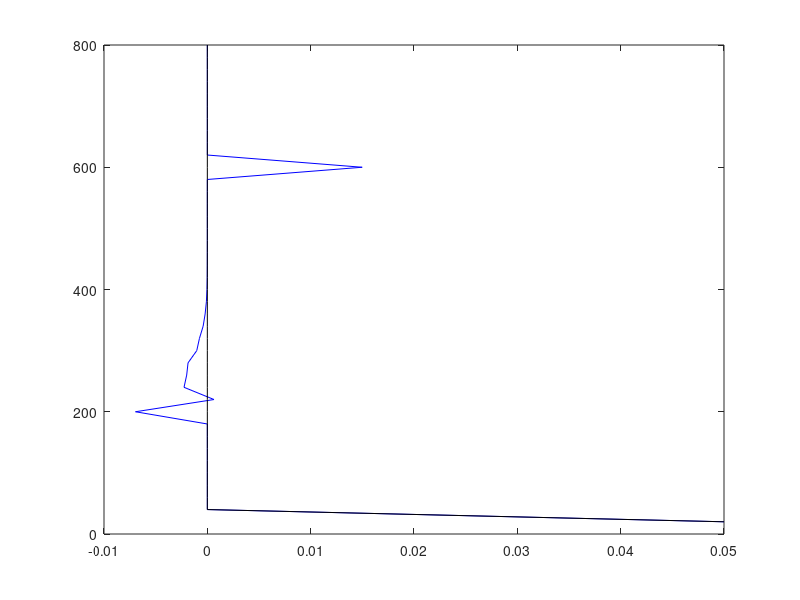
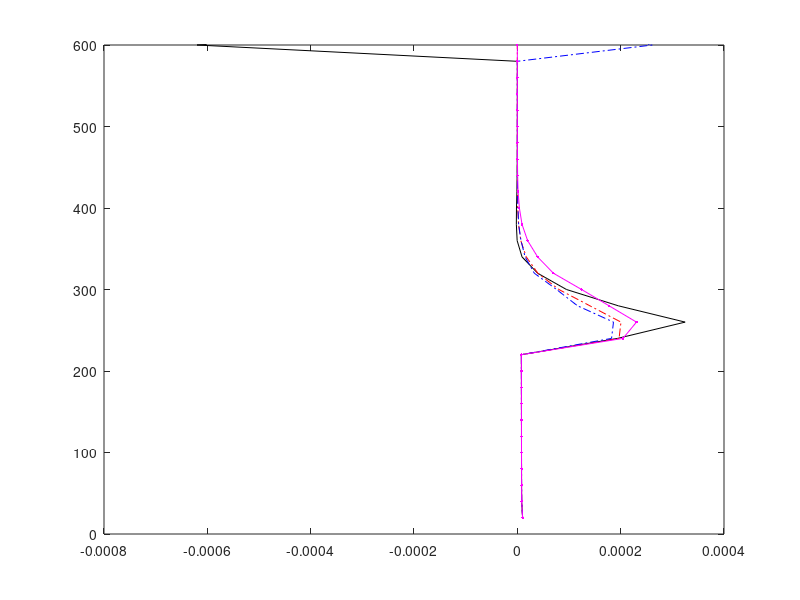

These figures' MATLAB source, in order: (Note: this script raises an error after producing the figures.)
format long
close all
% Load data from ECSIM simulation
load('fire_27_merged_with_mask_v7.mat')
load('fire_27_merged_with_mask_v7_ss.mat')
load('true_fire_27_merged_with_mask_v7.mat')
load('correction_factor.mat')

%% Select a specific part of the simulation
% Simulation runs from 0 to 250
start = 1;
stop = 250;
% Select needed varbles in the selected period
Ba_MS = lid_total(start:stop,1:end-1); % Original unit is 1/m/sr
depol_MS = lin_depol(start:stop,1:end-1);

Ba_SS = lid_total_ss(start:stop,2:end);
depol_SS = lin_depol_ss(start:stop,2:end);

% Divide multiple signal into parallel and perpendicular
para_ms = Ba_MS ./ (depol_MS + 1) ;
perp_ms = Ba_MS - para_ms;

Ze = Ze(start:stop,1:end-1);
Ext = Ext(start:stop,2:end);
P = P(start:stop,1:end-1);
T = T(start:stop,1:end-1);
LWP = LWP(start:stop,1:end-1);

sd_beta_atten = 0.2 .* Ba_MS ;

nz = size(lid_total(start:stop,1:end-1),2);   
nt = size(lid_total(start:stop,1:end-1),1);
along_track = linspace(1,nt,nt);
z = height(1,1:end-1) .* 1.0e3;
res = z(2) - z(1);  %Height resolution in meters

%% Estimating cloud base height and defining normalisation interval
 [Peak_P, I_max] = max(Ba_MS, [], 2) ;
 [Peak_perp_ms, perp_max] = max(perp_ms, [], 2) ;
 
 id_cb_lidar = zeros(1,nt); 
 id_ct_radar = zeros(1,nt); 
 norm_down = zeros(1,nt);
 norm_up = zeros(1,nt);
 z_norm_1 = zeros(1,nt);
 z_norm_2 = zeros(1,nt);
 z_o = zeros(1,nt);
 io = zeros(1,nt);

 for it = 1:nt
     
    id_cb_lidar(it) = find (perp_ms(it,:) >= (Peak_perp_ms(it)/10), 1,'first'); 
    id_ct_radar(it) = find((Ze(it,:)) >= 1.e-3, 1, 'last');

    norm_down(it) = I_max(it)+4;
    norm_up(it) = norm_down(it) +2;    

    z_norm_1(it) = z(norm_down(it));
    z_norm_2(it) = z(norm_up(it)) ;

    z_o(it) = (z_norm_1(it) + z_norm_2(it))/2;
    io(it)  = find(z <= z_o(it), 1, 'last' );

 end

%% Correct signal from the multiple scattering simulation
perp_int = zeros(nt,nz);
para_int = zeros(nt,nz);
int_MS = zeros(nt,nz);

Ba_SS_corr = Ba_MS .* res;
ms_down = id_cb_lidar;
ms_up = id_ct_radar ;

for it= 1:nt
       
    perp_int(it,ms_down(it):ms_up(it))= cumsum(perp_ms(it,...
        ms_down(it):ms_up(it)),2).* res;
    para_int(it,ms_down(it):ms_up(it))= cumsum(para_ms(it,...
        ms_down(it):ms_up(it)),2).* res;
%     perp_int(it,ms_down(it)) = perp_ms(it,ms_down(it)) .* res;
%     para_int(it,ms_down(it)) = para_ms(it,ms_down(it)) .* res; 
%     int_MS(it, ms_down(it)) = perp_int(it,ms_down(it)) + ...
%                               para_int(it,ms_down(it));        
%     
%     for jz = ms_down(it)+1:ms_up(it)
%         perp_int(it,jz) = perp_int(it,jz-1) + 0.5.*(perp_ms(it,jz-1).*res ...
%             + perp_ms(it,jz).* res);
%         para_int(it,jz) = para_int(it,jz-1) + 0.5.*(para_ms(it,jz-1).*res ...
%             + para_ms(it,jz).* res); 
%         int_MS(it,jz) = perp_int(it,jz) + para_int(it,jz);
%     end    
        
    int_MS(it,ms_down(it):ms_up(it)) = ...
        (perp_int(it,ms_down(it):ms_up(it)) + ...
        para_int(it,ms_down(it):ms_up(it)));  
end
depol_ratio = perp_int ./ para_int ;
correction_factor = ((1 - depol_ratio) ./ (1 + depol_ratio)).^2;
correction_factor(isnan(correction_factor)) = 1 ;
f = 0;
A_p = (1-correction_factor).*f + correction_factor;
% int_SS = int_MS.*AS(:,1:end-1);
int_SS = int_MS.*A_p;

dM = correction_factor;
dAS = AS(:,1:end-1);


for it= 1:nt
   
% Ba_SS_corr(it,ms_down(it):ms_up(it)) = diff(int_SS(it,ms_down(it)-1:ms_up(it))) ./ res;
    
  Ba_SS_corr(it,ms_down(it))= int_SS(it,ms_down(it));
 for jjz = ms_down(it)+1:ms_up(it)
  Ba_SS_corr(it,jjz) =  (int_SS(it,jjz+1)) - (int_SS(it,jjz-1));
 end
%  dM(it,1) = correction_factor(it,1)
 for j = 2:length(z)-1
     dM(it,j) = dM(it,j+1) - dM(it,j);
     dAS(it,j) = dAS(it,j+1) - dAS(it,j);
 end
end
dMdz = dM ./ res;
dASdz = dAS ./ res;

figure
plot(dMdz(160,1:40),z(1:40), 'b', ...
    dASdz(160,1:40),z(1:40), 'k')

Ba_SS_corr = Ba_SS_corr./res;

Ba_SS_corr2 = correction_factor .* Ba_MS + int_MS .* dMdz;
figure
plot(Ba_SS_corr(120,:),z, '-k', ...
    Ba_SS(120,:),z,'-.r', ...
    Ba_SS_corr2(120,:),z, '-.b', ...
    Ba_MS(120,:),z, '.-m')
ylim([0 600])


figure 
plot(correction_factor(100,:)./AS(100,1:end-1),z,'.-b')
ylim([0 600])
hold on
 line('XData', [0 1], 'YData', [z(ms_down(100)) z(ms_down(100))], ...
    'LineWidth', 1.0, 'LineStyle', '-.', 'Color', 'm')

%% Find Rayleigh extinction and backscattering cross sections 
%  This method is based on D.R. Bates, 1984 and is valid for wavelengths
%  from about 300 to 1000 nm.

% Calculate the rayleigh extinction coefficient in cm^2/sr-1. 
% Wavelength is in nm. Must multiply by 1.e+5 if dealing with km.
 wavelen = 350;

    work = wavelen*1.0e-3 ;
     if wavelen < 550
            x = 0.389 * work + 0.09426/work - 0.3228 ;
      else  x = 0.04 ;
     end
    sigma = (4.02e-28/ (work ^(4 + x))); 

    % Calculate King's Factor
    FK = 1.225e-13*wavelen^4 - 3.911e-10*wavelen^3 + 4.6100e-7*wavelen^2 ...
        -2.410e-4*wavelen + 1.095 ;  
    e=(FK-1.0)*9.0/2.0;
    beta = 3.0 / (4.0*pi) * (180.0+28.0*e) / (360.0+82*e) * sigma;
    % Rayleigh extinction cross section
    sigma = sigma*1.e+5;
    % Rayleigh backscattering cross section
    beta = beta*1.e+5;    

%% Calculate Rayleigh extinction and backscatter
% Calculate atmospheric density 
k_boltz = 1.380658e-23; % Nm/K
rho_atm = P./T./(k_boltz.*1.e+4); 
% 1.e+4 is to compensate for m --> cm and mb --> pa
beta_ray = rho_atm.* beta .*1.e-3; %1/km
ext_ray = rho_atm.*sigma .*1.e-3; %1/km

%% Calculate optical thickness and Rayleigh optical thickness
extp=Ext;
% 
ext_rayp=ext_ray;
beta_rayp=beta_ray;
 
% Calculate optical thickness
  tau=zeros(nt,nz);
  tau_ray=zeros(nt,nz);
  int_beta_ray=zeros(nt,nz);
    
  for it = 1:nt
    tau(it,1) =  res.*(extp(it,1)+ext_rayp(it,1));
    int_beta_ray(it,1)= res.*beta_rayp(it,1);
    tau_ray(it,1) = res.*ext_rayp(it,1);
      for j = 2:nz
        tau(it,j) = tau(it,j-1)+ 0.5.*res.* ...
         (extp(it,j-1)+ext_rayp(it,j-1)+extp(it,j)+ext_rayp(it,j));
        int_beta_ray(it,j) = int_beta_ray(it,j-1)+...
         res*(beta_rayp(it,j-1)+beta_rayp(it,j))*0.5;
        tau_ray(it,j)=tau_ray(it,j-1)+res*(ext_rayp(it,j-1)+...
            ext_rayp(it,j))*0.5;
      end     
  end
  
%% Add Gaussian error to th signal


  
%% Calucalte single and multiple attenuated backscatter 
%  corrected for the Reayleigh   
  S=16.0;
  Ba_msp=S.*Ba_MS.*exp(2.*tau_ray).*exp(-2.*S.*int_beta_ray);
  Ba_ssp=S.*Ba_SS.*exp(2.*tau_ray).*exp(-2.*S.*int_beta_ray);
  Ba_ssp_corr = S.*Ba_SS_corr2.*exp(2.*tau_ray).*exp(-2.*S.*int_beta_ray);
  
%   figure
% plot(Ba_ssp_corr(45,:),z, 'k', ...
%     Ba_ssp(45,:),z,'r')
% ylim([0 600])
    
%% Caluclate resolution correction factor
%  Here calculated from 'real' extinction from ECSIM

rfac=1.0./(2.0.*res.*(extp+ext_rayp)).*(1.0-exp(-2.0.*(extp+ext_rayp).*res));


%% Perform signal inversion
alpha_ret_ss = zeros(nt,nz);
alpha_ret_ss_nc = zeros(nt,nz);
alpha_ret_ms = zeros(nt,nz);
alpha_ret_ms_nc = zeros(nt,nz);
alpha_ret_ms2ss = zeros(nt,nz);

 for it = 1:nt
[alpha_ss_slope(it,:)] = slope(z,Ba_ssp(it,:));
[alpha_ms_slope(it,:)] = slope(z,Ba_msp(it,:));
[alpha_ss_slope_corr(it,:)] = slope(z,Ba_ssp_corr(it,:));


[alpha_ret_ss_nc(it,:)] = simple_inversion(io(it),...
    (extp(it,:)+S.*beta_ray(it,:)),z, Ba_ssp(it,:),0,0);

[alpha_ret_ss(it,:)] = simple_inversion(io(it),...
    alpha_ret_ss_nc(it,:),z, Ba_ssp(it,:),1,1);

[alpha_ret_ms_nc(it,:)] = simple_inversion(io(it),...
     (alpha_ms_slope(it,:)),z, Ba_msp(it,:),0,0);

[alpha_ret_ms(it,:)] = simple_inversion(io(it),...
    alpha_ret_ms_nc(it,:),z, Ba_msp(it,:),1,1);

[alpha_ret_ms2ss_nc(it,:)] = simple_inversion(io(it),...
    alpha_ss_slope_corr(it,:),z, Ba_ssp_corr(it,:),0,0);

[alpha_ret_ms2ss(it,:)] = simple_inversion(io(it),...
    alpha_ret_ms2ss_nc(it,:),z, Ba_ssp_corr(it,:),1,1);

alpha_ret_ss(it,:) = alpha_ret_ss(it,:)-S.*beta_ray(it,:);
alpha_ret_ss_nc(it,:) = alpha_ret_ss_nc(it,:)-S.*beta_ray(it,:);
alpha_ret_ms(it,:) = alpha_ret_ms(it,:) -S.*beta_ray(it,:);
alpha_ret_ms_nc(it,:) = alpha_ret_ms_nc(it,:) -S.*beta_ray(it,:);
alpha_ret_ms2ss(it,:) = alpha_ret_ms2ss(it,:) -S.*beta_ray(it,:);
 end
 
figure
tt=205;
 plot(extp(tt,:),z,'.-k', ...
     alpha_ret_ss(tt,:),z, '.-g', ...
     alpha_ret_ss_nc(tt,:),z,'.-r', ...
     alpha_ret_ms(tt,:),z,'.-b', ...
     alpha_ret_ms_nc(tt,:),z,'.-y', ...
     alpha_ret_ms2ss(tt,:),z,'.-c')
 line('XData', [0 0.05], 'YData', [z(io(tt)) z(io(tt))], ...
    'LineWidth', 1.0, 'LineStyle', '-.', 'Color', 'm')
 xlim([0 0.04])
 ylim([0 500])
 l = legend('True extinction', ...
    'Retrieved extinction SS with RES correction', ...
    'Retrieved extinction SS without RES correction', ...
    'Retrieved extinction MS with RES correction', ...
    'Retrieved extinction MS without RES correction', ...
    'Retrieved extinction with SS & RES correction ', ...
    'Normalisation height');

figure
plot(correction_factor(tt,1:20),z(1:20),'.-b', ...
    AS(tt,1:20),z(1:20),'.-r',...
    A_p(tt,1:20),z(1:20),'.-g')
 line('XData', [0.6 1], 'YData', [z(io(tt)) z(io(tt))], ...
    'LineWidth', 1.0, 'LineStyle', '-.', 'Color', 'm')
 line('XData', [0.6 1], 'YData', [z(I_max(tt)) z(I_max(tt))], ...
    'LineWidth', 1.0, 'LineStyle', '-.', 'Color', 'y')

% figure
%  plot(extp(tt,:),tau(tt,:),'.-k', ...
%      alpha_ret_ss(tt,:),tau(tt,:), '.-g', ...
%      alpha_ret_ss_nc(tt,:),tau(tt,:),'.-r')
%  line('XData', [0 0.05], 'YData', [z(norm_down(tt)) z(norm_down(tt))], ...
%     'LineWidth', 1.0, 'LineStyle', '-.', 'Color', 'b')
%  xlim([0 0.04])
%  ylim([0 1])
%  l = legend('True extinction', ...
%     'Retrieved extinction with RES correction', ...
%     'Retrieved extinction without RES correction', ...
%     'Begining of the normalisation invterval');

% figure
% p1 = pcolor(along_track,z,Ba_MS');
% set(p1, 'EdgeColor', 'none');
% set(gca,'Ydir','normal');
% set(gca,'ylim',[0 500])
% ylabel('Height [m]')
% hold on
% l2 = plot(along_track,z(norm_down),'k','LineWidth',1.5);
% % hold on
% set(gca, 'FontSize',10)
% c=colorbar('southoutside');
% c.Label.String = 'ATB [1/m/sr]';
% c.Label.FontSize = 10;
% t = title('Attenuated backscatter', 'FontSize',12,'FontWeight','normal');
% set(t, 'horizontalAlignment', 'left')
% set(t, 'units', 'normalized')
% h1 = get(t, 'position');
% set(t, 'position', [0 h1(2) h1(3)])
% grid on
% h_legend=legend([l2,l3], 'Start of the normalisation interval', 'Cloud base estimate');
% set(h_legend,'FontSize',10);
%% Error calculation
%% Simple check of accuracy of alpha_o
for i = 1:nt
    accuracy_ss(i) = alpha_ss_slope(i,io(i))./Ext(i,io(i));
    accuracy_ms(i) = alpha_ms_slope(i,io(i))./Ext(i,io(i));
    bias(i) = alpha_ss_slope (i) - (Ext(i,io(i)));
end
mean_bias = mean(bias)
max_accu_alpha_o = max(accuracy_ss(~isinf(accuracy_ss)))
min_accu_alpha_o = min(accuracy_ss(~isinf(accuracy_ss)))
mean_accu_alpha_o = mean(accuracy_ss(~isinf(accuracy_ss)))

max_accu_alpha_o_ms = max(accuracy_ms(~isinf(accuracy_ms)))
min_accu_alpha_o_ms = min(accuracy_ms(~isinf(accuracy_ms)))
mean_accu_alpha_o_ms = mean(accuracy_ms(~isinf(accuracy_ms)))
% 
%% Calculate statistical data and make tables

for it = 1:nt
retrieved_cloud{it} = id_cb_lidar(it):norm_down(it);
height_cloud{it} = z(retrieved_cloud{it});
end


for it = 1:nt
    for iih = 1:nz
      accu_alpha_plot(it,iih) = (alpha_ret_ms2ss(it,iih) ./ Ext(it,iih));
      err_alpha_MS_corr_plot(it,iih) = (abs(alpha_ret_ms2ss(it,iih) ...
     - Ext(it,iih))./ Ext(it,iih))*100; 
      err_alpha_MS_plot(it,iih) = (abs(alpha_ret_ms2ss(it,iih) ...
     - Ext(it,iih))./ Ext(it,iih))*100; 
     end  
    
for ih = 1:length(retrieved_cloud{it})
 accu_alpha_ss(it,ih) = (alpha_ret_ss(it,retrieved_cloud{it}(ih))...
     ./ Ext(it,retrieved_cloud{it}(ih))) *100;
 err_alpha_ss(it,ih) = (abs(alpha_ret_ss(it,retrieved_cloud{it}(ih)) ...
     - Ext(it,retrieved_cloud{it}(ih)))./ Ext(it,retrieved_cloud{it}(ih)))*100;
 
  accu_alpha_ms(it,ih) = (alpha_ret_ms(it,retrieved_cloud{it}(ih))...
     ./ Ext(it,retrieved_cloud{it}(ih))) *100;
  err_alpha_ms(it,ih) = (abs(alpha_ret_ms(it,retrieved_cloud{it}(ih)) ...
     - Ext(it,retrieved_cloud{it}(ih)))./ Ext(it,retrieved_cloud{it}(ih)))*100;
 
 accu_alpha_ms_ss(it,ih) = (alpha_ret_ms2ss(it,retrieved_cloud{it}(ih))...
     ./ Ext(it,retrieved_cloud{it}(ih))) *100;
 err_alpha_ms_ss(it,ih) = (abs(alpha_ret_ms2ss(it,retrieved_cloud{it}(ih)) ...
     - Ext(it,retrieved_cloud{it}(ih)))./ Ext(it,retrieved_cloud{it}(ih)))*100;
 
 
%  accu_alpha_sscat(it,ih) = (alpha_(it,retrieved_cloud{it}(ih)) ...
%      ./ Ext(it,retrieved_cloud{it}(ih)))*100;
%  err_alpha_sscat(it,ih) =(abs(alpha_SS(it,retrieved_cloud{it}(ih)) ...
%      - Ext(it,retrieved_cloud{it}(ih)))./ Ext(it,retrieved_cloud{it}(ih)))*100; 
%  
% accu_alpha_c(it,ih) = (alpha_corr(it,retrieved_cloud{it}(ih)) ...
%      ./ Ext(it,retrieved_cloud{it}(ih)))*100;
%  err_alpha_c(it,ih) = (abs(alpha_corr(it,retrieved_cloud{it}(ih)) ...
%      - Ext(it,retrieved_cloud{it}(ih)))./ Ext(it,retrieved_cloud{it}(ih)))*100; 
%  
% 
%  accu_alpha_sscat_c(it,ih) = (alpha_SS_corr(it,retrieved_cloud{it}(ih)) ...
%      ./ Ext(it,retrieved_cloud{it}(ih)))*100;
%  err_alpha_sscat_c(it,ih) = (abs(alpha_SS_corr(it,retrieved_cloud{it}(ih)) ...
%      - Ext(it,retrieved_cloud{it}(ih)))./ Ext(it,retrieved_cloud{it}(ih)))*100; 
 

end

accu_alpha_plot(it,1:retrieved_cloud{it}-1)=NaN;
accu_alpha_plot(it,max(retrieved_cloud{it}):end)=NaN;
err_alpha_MS_corr_plot(it,1:retrieved_cloud{it}-1)=NaN;
err_alpha_MS_corr_plot(it,max(retrieved_cloud{it}):end)=NaN;

err_alpha_MS_plot(it,1:retrieved_cloud{it}-1)=NaN;
err_alpha_MS_plot(it,max(retrieved_cloud{it}):end)=NaN;
   
end


accu_alpha_ss(accu_alpha_ss ==0) = NaN;
err_alpha_ss(err_alpha_ss==0)= NaN;
accu_alpha_ms( accu_alpha_ms ==0) = NaN;
err_alpha_ms(err_alpha_ms==0)= NaN;
accu_alpha_ms_ss(accu_alpha_ms_ss==0) = NaN;
 err_alpha_ms_ss( err_alpha_ms_ss==0)= NaN;


%% Latex table
fprintf('m from cb & ACU   & ERR  -- ECSIM SS retrieved \\ \n')
for ii=1:length(retrieved_cloud{1})
    fprintf('%8.0f & %3.2f%% &  %3.2f%%  \\\\ \n', ...
        z(retrieved_cloud{1}(ii)) - z(retrieved_cloud{1}(1)) , ...
        nanmean(accu_alpha_ss(:,ii)), ...
        nanmean(err_alpha_ss(:,ii)))
end

fprintf('m from cb & ACU   & ERR  -- ECSIM MS with RES correction \\ \n')
for ii=1:length(retrieved_cloud{1})
    fprintf('%8.0f & %3.2f%% &  %3.2f%%  \\\\ \n', ...
        z(retrieved_cloud{1}(ii)) - z(retrieved_cloud{1}(1)) , ...
        nanmean(accu_alpha_ms(:,ii)), ...
        nanmean(err_alpha_ms(:,ii)))
end

fprintf('m from cb & ACU   & ERR  -- ECSIM MS with SS & RES correction \\ \n')
for ii=1:length(retrieved_cloud{1})
    fprintf('%8.0f & %3.2f%% &  %3.2f%%  \\\\ \n', ...
        z(retrieved_cloud{1}(ii)) - z(retrieved_cloud{1}(1)) , ...
        nanmean(accu_alpha_ms_ss(:,ii)), ...
        nanmean(err_alpha_ms_ss(:,ii)))
end
 